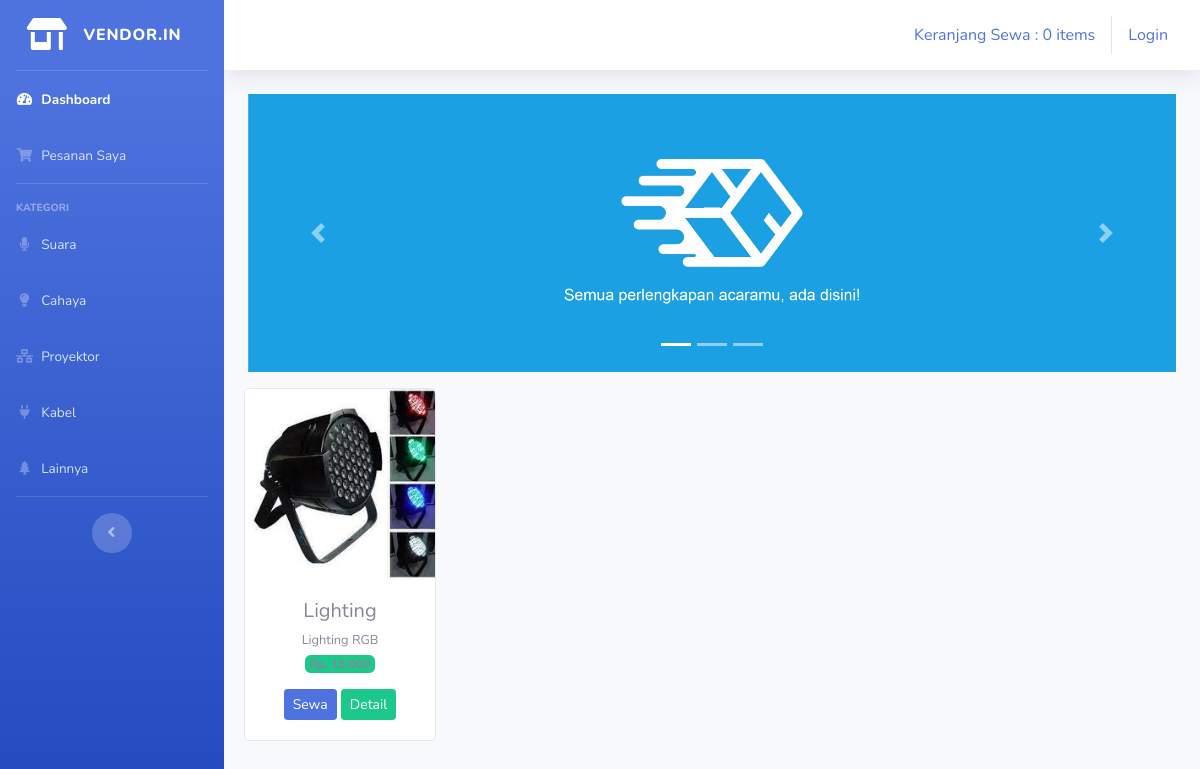
/index.php/kategori/cahaya, run on the app's committed database.
### tables this page shows
CREATE TABLE `tb_barang` (
  `id_brg` int(11) NOT NULL,
  `id_vendor` int(11) NOT NULL,
  `nama_brg` varchar(120) NOT NULL,
  `keterangan` varchar(225) NOT NULL,
  `kategori` varchar(60) NOT NULL,
  `harga` int(11) NOT NULL,
  `stok` int(4) NOT NULL,
  `gambar` text NOT NULL
);

### application/controllers/Kategori.php (called while the page is built, shortened)
<?php
class Kategori extends CI_Controller{
	public function cahaya()
	{
		$data['cahaya'] = $this->model_kategori->data_cahaya()->result();
		$this->load->view('templates/header');
		$this->load->view('templates/sidebar');
		$this->load->view('cahaya',$data);
		$this->load->view('templates/footer');
	}
}

### index.php (called while the page is built, shortened)
<?php
require_once BASEPATH.'core/CodeIgniter.php';

### application/models/model_kategori.php (called while the page is built, shortened)
<?php
class Model_kategori extends CI_Model{
	public function data_cahaya(){
		return $this->db->get_where("tb_barang",array('kategori' => 'cahaya'));
	}
}

### application/views/cahaya.php (the view, shortened to what this page needs)
<div class="container-fluid">
    <div id="carouselExampleIndicators" class="carousel slide" data-ride="carousel">
        <ol class="carousel-indicators">
            <li data-target="#carouselExampleIndicators" data-slide-to="0" class="active"></li>
            <li data-target="#carouselExampleIndicators" data-slide-to="1"></li>
            <li data-target="#carouselExampleIndicators" data-slide-to="2"></li>
        </ol>
        <div class="carousel-inner">
            <div class="carousel-item active">
                <img src="<?php echo base_url('assets/img/slider1.jpg') ?>" class="d-block w-100" alt="...">
            </div>
        </div>
        <a class="carousel-control-prev" href="#carouselExampleIndicators" role="button" data-slide="prev">
            <span class="carousel-control-prev-icon" aria-hidden="true"></span>
        </a>
        <a class="carousel-control-next" href="#carouselExampleIndicators" role="button" data-slide="next">
            <span class="carousel-control-next-icon" aria-hedden="true"></span>
        </a>
    </div>
    <div class="row text-center mt-3">
        <?php foreach ($cahaya as $brg) : ?>
            <div class="card ml-2 mb-3" style="width: 12rem;">
                <img src="<?php echo base_url().'/uploads/'.$brg->gambar ?>" class="card-img-top" alt="...">
                    <div class="card-body">
                        <h5 class="card-title mb-1"><?php echo $brg->nama_brg ?></h5>
                        <small><?php echo $brg->keterangan ?></small><br>
                    <span class="badge bg-success mb-3">Rp. <?php echo number_format($brg->harga, 0,',','.')  ?></span><br>
                    <?php echo anchor('dashboard/tambah_ke_keranjang/'.$brg->id_brg, '<div class="btn btn-sm btn-primary">Sewa</div>') ?>
                    <?php echo anchor('dashboard/detail/'.$brg->id_brg, '<div class="btn btn-sm btn-success">Detail</div>') ?>
            </div>
        </div>
        <?php endforeach; ?>
    </div>
</div>

### data on the page
tb_barang: gambar (picture), nama_brg "Lighting", keterangan "Lighting RGB", harga "15.000", id_brg "Sewa", id_brg "Detail"

### other printed values
anchor('dashboard/detail_keranjang', $keranjang) "Keranjang Sewa : 0 items"
anchor('auth/login','Login') "Login"
